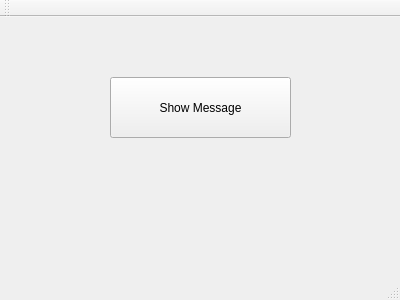
<?xml version="1.0" encoding="UTF-8"?>
<ui version="4.0">
 <class>MainWindow</class>
 <widget class="QMainWindow" name="MainWindow">
  <property name="geometry">
   <rect>
    <x>0</x>
    <y>0</y>
    <width>400</width>
    <height>300</height>
   </rect>
  </property>
  <property name="windowTitle">
   <string>MainWindow</string>
  </property>
  <widget class="QWidget" name="centralWidget">
   <widget class="QPushButton" name="pushButton">
    <property name="geometry">
     <rect>
      <x>110</x>
      <y>60</y>
      <width>181</width>
      <height>61</height>
     </rect>
    </property>
    <property name="text">
     <string>Show Message</string>
    </property>
   </widget>
  </widget>
  <widget class="QMenuBar" name="menuBar">
   <property name="geometry">
    <rect>
     <x>0</x>
     <y>0</y>
     <width>400</width>
     <height>22</height>
    </rect>
   </property>
  </widget>
  <widget class="QToolBar" name="mainToolBar">
   <attribute name="toolBarArea">
    <enum>TopToolBarArea</enum>
   </attribute>
   <attribute name="toolBarBreak">
    <bool>false</bool>
   </attribute>
  </widget>
  <widget class="QStatusBar" name="statusBar"/>
 </widget>
 <layoutdefault spacing="6" margin="11"/>
 <resources/>
 <connections/>
</ui>
